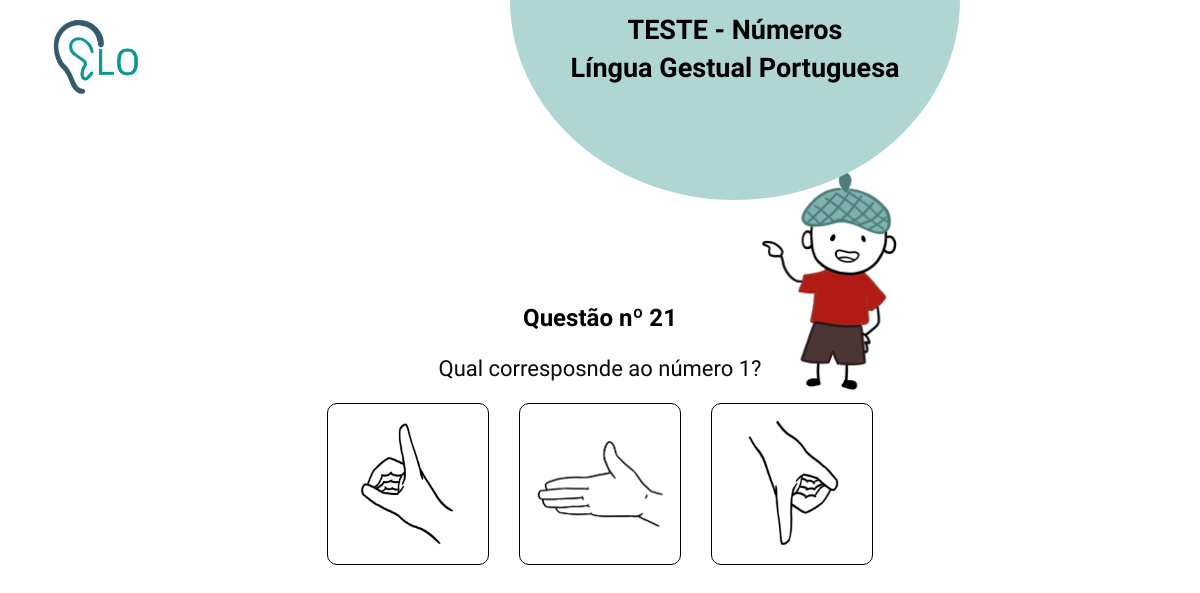
/testes/testes/perguntas/3/21/, run on the app's committed database.
### testes/models.py (models this page shows, shortened)
class Teste(models.Model):
    titulo = models.CharField(max_length=200)
    aula = models.ForeignKey('aulas.Aula', on_delete=models.CASCADE)
    mensagem_inicial = models.TextField(blank=True, null=True)

class Pergunta(models.Model):
    TESTE_TIPO_CHOICES = [
        ('imagem', 'Imagem'),
        ('video', 'Vídeo'),
    ]
    teste = models.ForeignKey(Teste, on_delete=models.CASCADE)
    texto = models.TextField()
    tipo = models.CharField(max_length=10, choices=TESTE_TIPO_CHOICES, default='imagem')
    video = models.FileField(upload_to='videos_perguntas/', blank=True, null=True)  # Só se for tipo vídeo
    imagem = models.ImageField(upload_to='perguntas/', blank=True, null=True)  # Só se for tipo imagem

class Resposta(models.Model):
    pergunta = models.ForeignKey(Pergunta, on_delete=models.CASCADE)
    imagem = models.ImageField(upload_to='respostas/', blank=True, null=True)  # Imagem opcional
    video = models.FileField(upload_to='videos_respostas/', blank=True, null=True)  # Novo campo de v
    correta = models.BooleanField(default=False)
    explicacao = models.TextField(blank=True, null=True)
    texto = models.CharField(max_length=255, blank=True, null=True)

### testes/views.py (the view)
# urls.py: path('testes/perguntas/<int:teste_id>/<int:pergunta_id>/', views.pergunta_view, name='perguntas'),
def pergunta_view(request, teste_id, pergunta_id):
    teste = get_object_or_404(Teste, id=teste_id)
    pergunta = get_object_or_404(Pergunta, id=pergunta_id, teste__id=teste_id)
    respostas = Resposta.objects.filter(pergunta=pergunta)
    return render(request, 'testes/perguntas.html', {
        'teste_id': teste_id,
        'pergunta': pergunta,
        'respostas': respostas,
        'teste': teste,
    })

### testes/templates/testes/perguntas.html (shortened to what this page needs)
{% load static %}
<!DOCTYPE html>
<html lang="pt">
<head>
    <link rel="stylesheet" type="text/css" href="{% static 'testes/perguntas.css' %}">
</head>
<body>
    <header>
        <div class="circulo-container">
            <div class="meio-circulo"></div>
            <div class="texto-circulo">
                <h1>TESTE - {{ teste.titulo }}<br>Língua Gestual Portuguesa</h1>
            </div>
        </div>
    </header>
    <img src="{% static 'utilizador/images/logo.png' %}" alt="Logotipo" class="logo">
    <div class="container-pergunta">
        <div class="question">
            <h3>Questão nº {{ pergunta.id }}</h3>
            <p>{{ pergunta.texto }}</p>
        </div>
        <div class="answers">
            {% for resposta in respostas %}
                <a href="{% url 'testes:verificar_resposta' resposta.id %}" class="answer-box">
                    {% if resposta.imagem %}
                        <img src="{{ resposta.imagem.url }}" alt="Opção {{ forloop.counter }}">
                    {% elif resposta.video %}
                        <p>Vídeo: {{ resposta.video.url }}</p>
                        <video width="200" controls>
                            <source src="{{ resposta.video.url }}" type="video/mp4">
                            O seu navegador não suporta vídeo.
                        </video>
                    {% elif resposta.texto %}
                        <p>{{ resposta.texto }}</p>
                    {% else %}
                        <p>Sem conteúdo disponível</p>
                    {% endif %}
                </a>
            {% endfor %}
        </div>
    </div>
    <div class="right-image">
        <img src="{% static 'utilizador/images/boneco_aulas.png' %}" alt="Boneco" class="boneco">
    </div>
</body>
</html>

### testes/static/testes/perguntas.css (style rules this page uses)
body { font-family: Arial, sans-serif; background-color: #fff; margin: 0; padding: 0; text-align: center; }
header { position: relative; background-color: transparent; }
.circulo-container { position: relative; display: flex; justify-content: center; align-items: center; width: 450px; height: 400px; margin-left: 510px; }
.meio-circulo { width: 100%; height: 100%; background-color: #B0D6D4; border-radius: 50%; position: absolute; z-index: 1; top:-200px; }
.texto-circulo { position: relative; z-index: 2; text-align: center; color: #d45959; top:-150px; }
.texto-circulo h1 { margin: 0; font-size: 27px; line-height: 1.4; color: #000000; }
.logo { width: 180px; position: absolute; top: -25px; left: 10px; }
.question h3 { font-size: 24px; color: #000000; }
.question p { font-size: 22px; color: #0b0b0b; }
.answers { display: flex; justify-content: center; gap: 30px; flex-wrap: wrap; margin-top: 5px; }
.answer-box { width: 160px; height: 160px; border: 1px solid #000000; border-radius: 10px; display: flex; justify-content: center; align-items: center; overflow: hidden; text-decoration: none; }
.answer-box img { max-width: 80%; max-height: 80%; object-fit: contain; }
.right-image { position: absolute; top: 170px; right: 300px; }
.right-image .boneco { width: 140px; height: auto; }
.container-pergunta { margin-top: -120px; font-size: 28px; }
* { font-family: 'Sansation', sans-serif; }

### data on the page
Teste: titulo "Números"
Pergunta: id "21", texto "Qual corresposnde ao número 1?"
Resposta: imagem (picture)
Resposta: imagem (picture)
Resposta: imagem (picture)
